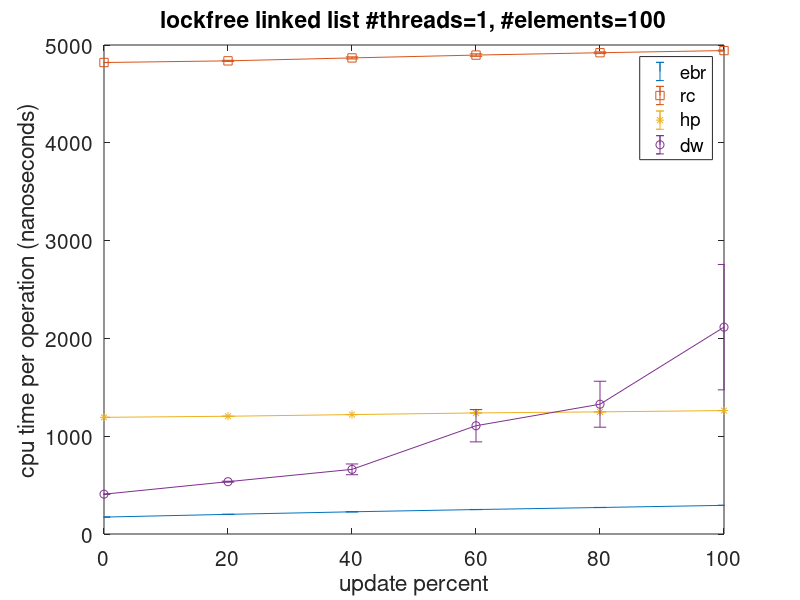
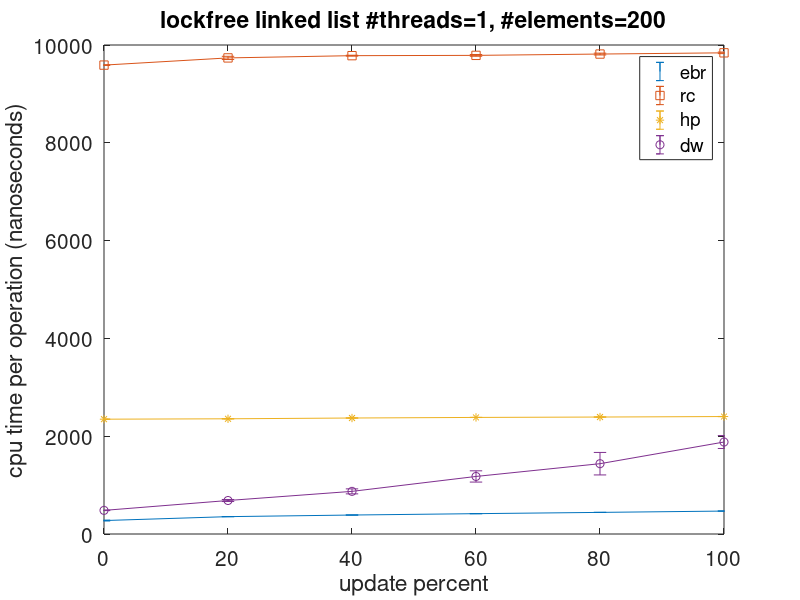
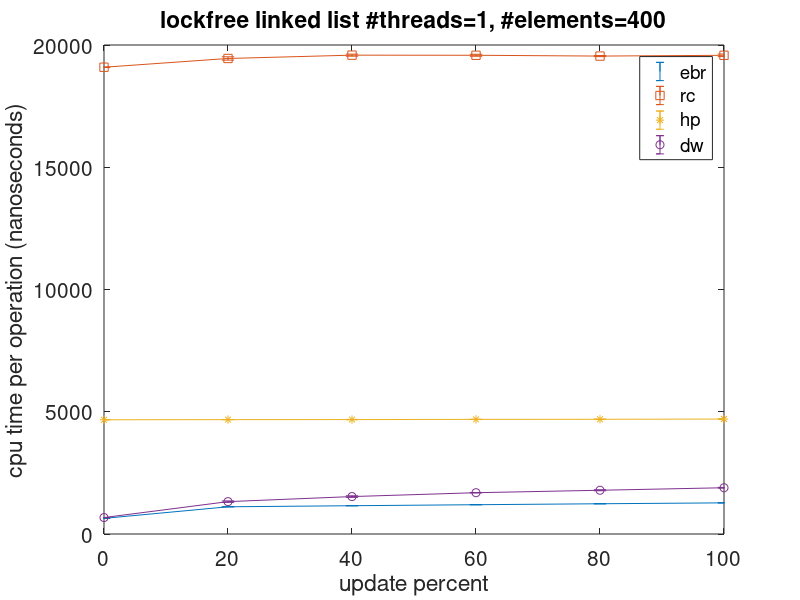
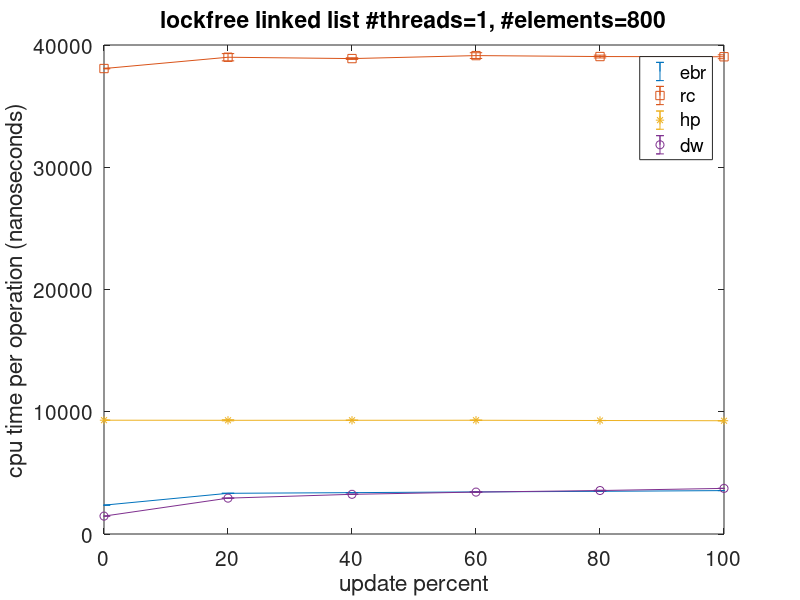

These charts were generated, in order, by the following MATLAB code: (Note: a time limit stopped this script after it produced the figures.)
load ./db_list.mat;
% list of mr algo
ebr=1; rc=2; hp=3; dw=4;
gcs = [ebr rc hp dw];
threads = [1 2 4 8 16 31 32 63 64];
elements = [100 200 400 800 1600];
update = [0 20 40 60 80 100];

exclude_rc = 0;
mylegend = {"ebr"; "rc"; "hp"; "dw"};

if exclude_rc == 1
    mylegend(2,:) = [];
end
directory_prefix = 'plots/list'
function myplot(x, y, err, myxlabel, myylabel, xtick, mylegend, mytitle, filename)
    close all
    fullscreen = get(0,'ScreenSize');
    figure(1, 'Position',[0 -50 fullscreen(3) fullscreen(4)]);
    clf;
    if size(x, 2) == 3
        errorbar(...
            x(:, 1), y(:, 1), err(:, 1), '-', ...
            x(:, 2), y(:, 2), err(:, 2), '-*', ...
            x(:, 3), y(:, 3), err(:, 3), '-o' ...
            )
    else
        errorbar(...
            x(:, 1), y(:, 1), err(:, 1), '-', ...
            x(:, 2), y(:, 2), err(:, 2), '-s', ...
            x(:, 3), y(:, 3), err(:, 3), '-*', ...
            x(:, 4), y(:, 4), err(:, 4), '-o' ...
            )
    end
    % errorbar(x, y, err, ">.r");
    title(mytitle, 'fontsize', 15)
    xlabel(myxlabel, 'fontsize', 15)
    ylabel(myylabel, 'fontsize', 15)
    axis([x(1), x(end)])
    set(gca, 'xtick', xtick)
    set(gca, 'fontsize', 15)
    lh = legend(mylegend);
    % set(lh,'FontSize',15);
    print(1, filename)
end

directory_prefix = '';
data_avg = 0;
data_std = 0;
for i = 1:2
    if i == 1
        directory_prefix = 'plots/list/exec_time';
        data_avg = db_list_total_avg;
        data_std = db_list_total_std;
        myylabel = 'cpu time per operation (nanoseconds)';
    else
        directory_prefix = 'plots/list/footprint';
        data_avg = db_list_footprint_avg;
        data_std = db_list_footprint_std;
        myylabel = 'footprint (kilybytes)';
    end
    for t = threads
        for e = elements
            xtick = update;
            x = repmat(xtick', 1, 4);
            y = x;
            err = x;
            for gc = gcs
                tmp = data_avg(gc, find(t == threads), find(e == elements), :);
                tmp = squeeze(tmp);
                y(:, gc) = tmp;
                tmp = data_std(gc, find(t == threads), find(e == elements), :);
                tmp = squeeze(tmp);
                err(:, gc) = tmp;
            end
            if exclude_rc == 1
                x(:, 2) = [];
                y(:, 2) = [];
                err(:, 2) = [];
            end
            mytitle = ...
              sprintf("lockfree linked list #threads=%d, #elements=%d", t, e);
            myxlabel = 'update percent';
            xtick = update;
            filename = sprintf("%s/list_%d_%d_%s.png", directory_prefix, t, e, 'x');
            myplot(x, y, err, myxlabel, myylabel, xtick, mylegend, mytitle, filename)
        end
    end

    for t = threads
        for u = update
            xtick = elements;
            x = repmat(xtick', 1, 4);
            y = x;
            err = x;
            for gc = gcs
                tmp = data_avg(gc, find(t == threads), :, find(u == update));
                tmp = squeeze(tmp);
                y(:, gc) = tmp;
                tmp = data_std(gc, find(t == threads), :, find(u == update));
                tmp = squeeze(tmp);
                err(:, gc) = tmp;
            end
            if exclude_rc == 1
                x(:, 2) = [];
                y(:, 2) = [];
                err(:, 2) = [];
            end
            mytitle = ...
              sprintf("lockfree linked list #threads=%d, update=%d%%", t, u);
            myxlabel = '#elements';
            filename = sprintf("%s/list_%d_%s_%d.png", directory_prefix, t, 'x', u);
            myplot(x, y, err, myxlabel, myylabel, xtick, mylegend, mytitle, filename)
        end
    end

    for e = elements
        for u = update
            xtick = threads;
            x = repmat(xtick', 1, 4);
            y = x;
            err = x;
            for gc = gcs
                tmp = data_avg(gc, :, find(e == elements), find(u == update));
                tmp = squeeze(tmp);
                y(:, gc) = tmp;
                tmp = data_std(gc, :, find(e == elements), find(u == update));
                tmp = squeeze(tmp);
                err(:, gc) = tmp;
            end
            if exclude_rc == 1
                x(:, 2) = [];
                y(:, 2) = [];
                err(:, 2) = [];
            end
            mytitle = ...
              sprintf("lockfree linked list #elements=%d, update=%d%%", e, u);
            myxlabel = '#threads';
            filename = sprintf("%s/list_%s_%d_%d.png", directory_prefix, 'x', e, u);
            myplot(x, y, err, myxlabel, myylabel, xtick, mylegend, mytitle, filename)
        end
    end
end
return
